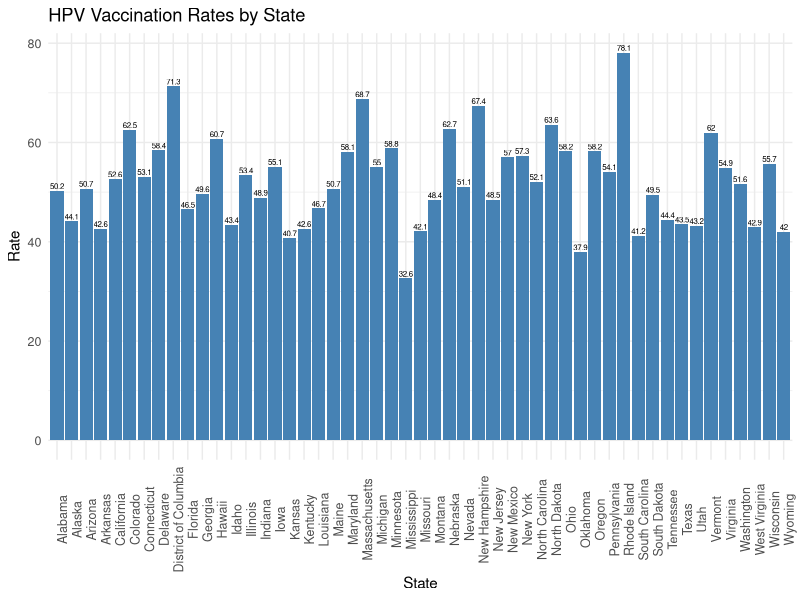
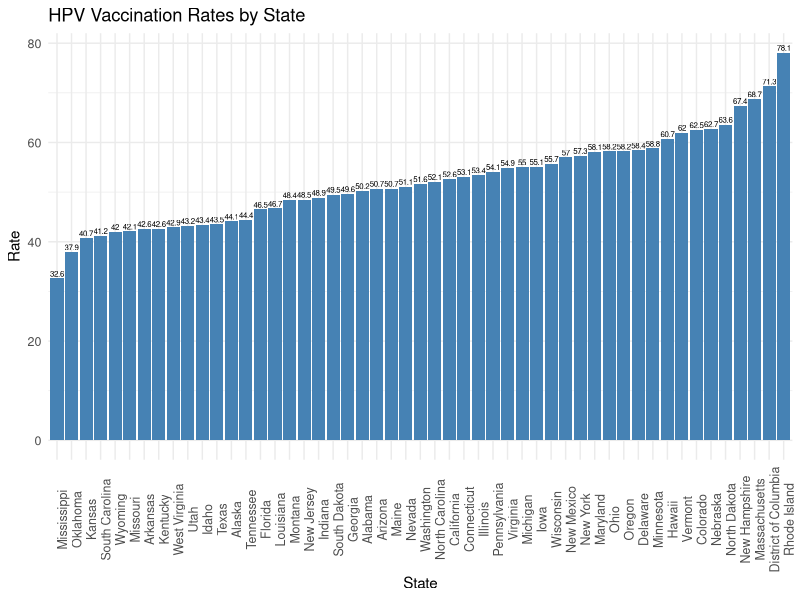
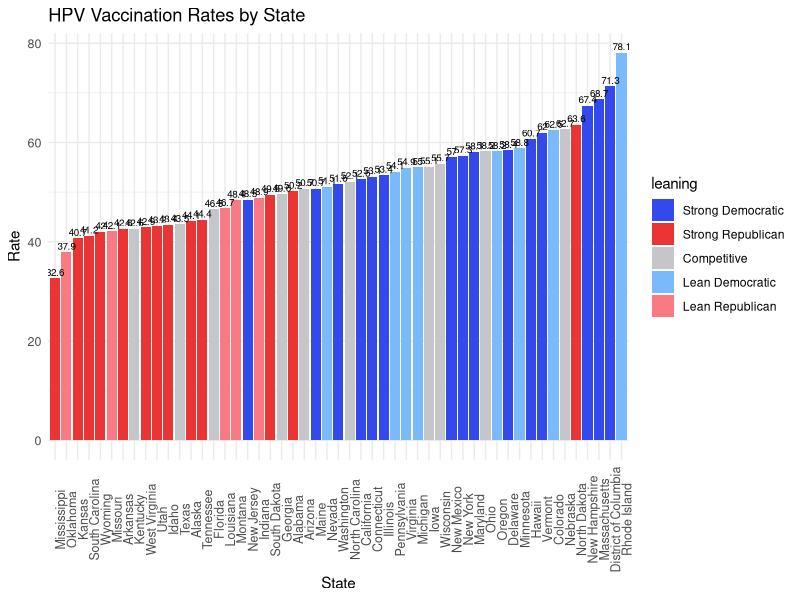
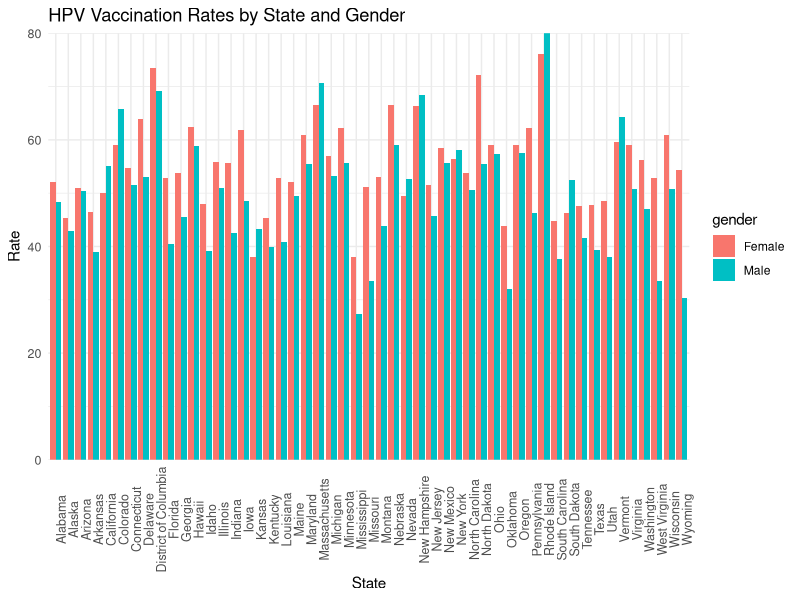
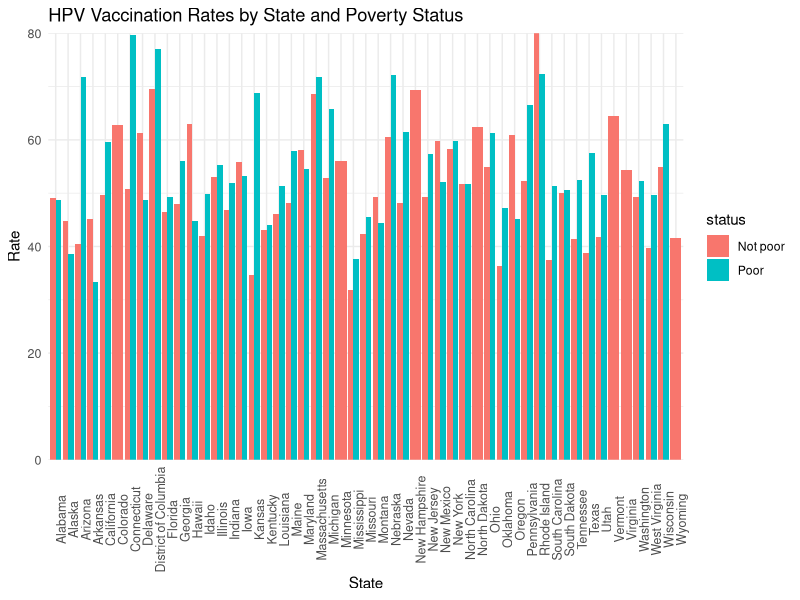

Reproduce these figures in R, in order.
## ---- chunk 1
knitr::opts_chunk$set(echo = TRUE)
## ---- chunk 2
library(tidyverse)
library(tidyr)
# any other libraries you want to load
## ---- chunk 3
## If you wanted to read in the full data set and name the columns in a useful way:
## for each rate, you want two columns: 2018 and SAMPLE SIZE
## you need to pull these columns, and then rename them in a useful way
## Right now, they have names like 2018, 2018_1, 2018_2...2018_35 and SAMPLE SIZE, SAMPLE SIZE_1, ... SAMPLE SIZE_35
HPV_data <- read_csv("HPV_CONDENSED.csv", skip=2)

HPV_rates <- HPV_data %>% select("Names", matches("2018"))
HPV_size <- HPV_data %>% select("Names", matches("SAMPLE SIZE"))


## from this, you can see that there are 12 different groupings of the variables Age, Poverty, Race/Ethnicity and Urbanicity: by Males and Females, Females alone, and Males alone
HPV_head1<- read_csv("HPV_CONDENSED.csv", n_max=1, col_names=FALSE)
# HPV_head1<-HPV_head1[1,][!is.na(HPV_head1[1,])]
HPV_head1 <- HPV_head1[,colSums(is.na(HPV_head1))<nrow(HPV_head1)]
## For example, you can get the first pieces using:
paste(rep(c("MF", "F", "M"), each=4), gsub(".*\\ ", "", HPV_head1), sep=".")

## from this, you can see that there are 36 total gender/variable groups
HPV_head2<- read_csv("HPV_CONDENSED.csv", skip=1, n_max=1, col_names=FALSE)
# HPV_head2<-HPV_head2[1,][!is.na(HPV_head2[1,])]
HPV_head2 <- HPV_head2[,colSums(is.na(HPV_head2))<nrow(HPV_head2)]

# remove spaces
gsub("\\ ", "", HPV_head2)

## create column names
## we want to appropriately replace column names to get, for example: MF.Age.13-17Years.Rate, MF.Poverty.AtOrAbove.Rate, MF.Poverty.Below....

colnames(HPV_rates)<- c("state", paste(rep(paste(rep(c("MF", "F", "M"), each=4), gsub(".*\\ ", "", HPV_head1), sep="."), times=rep(c(1,3,5,3), times=3)), gsub("\\ ", "", HPV_head2), "Rate", sep="."))

colnames(HPV_size)<- c("state", paste(rep(paste(rep(c("MF", "F", "M"), each=4), gsub(".*\\ ", "", HPV_head1), sep="."), times=rep(c(1,3,5,3), times=3)), gsub("\\ ", "", HPV_head2), "SampleSize", sep="."))

HPV_data <- HPV_rates %>% left_join(HPV_size)

## ---- chunk 4
## MAT: here is another version of the code to just pull the 13-17 M/F results. You will want the sample size for modeling.


HPV_data = HPV_data[-c(52,53,54,55),]
# HPV_data<- HPV_data %>% select(state=Names, MF.Age.13to17Years.Rate = `2018`, MF.Age.13to17Years.SampleSize=`SAMPLE SIZE`)
# HPV_data <- HPV_data %>% mutate(state=toupper(state))


politics_data <- read_csv("leanings detailed.csv", col_names=FALSE)
politics_data <- politics_data %>% select(state=X1, leaning=X3, demAdv=X2) 

HPV_data <- HPV_data %>% left_join(politics_data, by="state")

## ---- chunk 5
MFagePlot <- ggplot(HPV_data, aes(x=state, y=`MF.Age.13-17Years.Rate`)) +
  geom_bar(stat="identity",  fill="steelblue") +
  theme_minimal() + 
  geom_text(aes(label=`MF.Age.13-17Years.Rate`), vjust=-0.3, size=2) + 
  theme(axis.text.x = element_text(size=9, angle=90),
        axis.text.y = element_text(size=9)) +
  labs(title = "HPV Vaccination Rates by State", x = "State", y = "Rate") 

MFagePlot
## ---- chunk 6
HPV_data$stateSort <- factor(HPV_data$state, levels = HPV_data$state[order(HPV_data$`MF.Age.13-17Years.Rate`)])

# palette
pal <- c(
  "Strong Democratic" = "#3449eb",
  "Strong Republican" = "#eb3434",
  "Competitive" = "#c5c6c9",
  "Lean Democratic" = "#7abafa",
  "Lean Republican" = "#fa7a83"
)

MFsortedPlot <- ggplot(HPV_data, aes(x=stateSort, y=`MF.Age.13-17Years.Rate`)) +
  geom_bar(stat="identity",  fill="steelblue") +
  theme_minimal() + 
  geom_text(aes(label=`MF.Age.13-17Years.Rate`), vjust=-0.3, size=2) + 
  theme(axis.text.x = element_text(size=9, angle=90),
        axis.text.y = element_text(size=9)) +
  labs(title = "HPV Vaccination Rates by State", x = "State", y = "Rate") + 
  scale_fill_manual(
    values = pal,
    limits = names(pal)
  )

MFsortedPoliticsPlot <- ggplot(HPV_data, aes(x=stateSort, y=`MF.Age.13-17Years.Rate`, fill=leaning)) +
  geom_bar(stat="identity") +
  theme_minimal() + 
  geom_text(aes(label=`MF.Age.13-17Years.Rate`), vjust=-0.3, size=2.5) + 
  theme(axis.text.x = element_text(size=9, angle=90),
        axis.text.y = element_text(size=9)) +
  labs(title = "HPV Vaccination Rates by State", x = "State", y = "Rate") + 
  scale_fill_manual(
    values = pal,
    limits = names(pal)
  )

MFsortedPlot
MFsortedPoliticsPlot
## ---- chunk 7
# male rates()
male <- HPV_data %>%
  transmute(state, 
            rate = `M.Age.13-17Years.Rate`, 
            gender = "Male")
# female rates
female <- HPV_data %>%
  transmute(state, 
            rate = `F.Age.13-17Years.Rate`, 
            gender = "Female") 
gender_rates <- rbind(male, female)

# HPV_data %>%
#   count(`F.Age.13-17Years.Rate`,`M.Age.13-17Years.Rate`) %>%
#   group_by() %>%
#   mutate(prop = n/sum(n), N=sum(n)) %>%
#   ungroup()

genderPlot <- ggplot(gender_rates) + 
  geom_bar(aes(x=state, y=rate, fill=gender), stat="identity", position="dodge") +
  theme_minimal() + 
  theme(axis.text.x = element_text(size=9, angle=90),
        axis.text.y = element_text(size=9)) +
  labs(title = "HPV Vaccination Rates by State and Gender", x = "State", y = "Rate") +
  scale_y_continuous("Rate", expand = c(0, 0)) +
  scale_x_discrete("State") 
  # scale_fill_manual(values = c("#468189", "#9DBEBB"))

genderPlot
## ---- chunk 8
# above poverty rates()
notPoor <- HPV_data %>%
  transmute(state, 
            rate = `MF.Poverty.LivingAtorAbovePoverty.Rate`, 
            status = "Not poor")
# below poverty rates
poor <- HPV_data %>%
  transmute(state, 
            rate = `MF.Poverty.LivingBelowPoverty.Rate`, 
            status = "Poor") 
poverty_rates <- rbind(notPoor, poor)


# select only states with complete data
poverty_rates <- drop_na(poverty_rates)

# HPV_data %>%
#   count(`F.Age.13-17Years.Rate`,`M.Age.13-17Years.Rate`) %>%
#   group_by() %>%
#   mutate(prop = n/sum(n), N=sum(n)) %>%
#   ungroup()

povertyPlot <- ggplot(poverty_rates) + 
  geom_bar(aes(x=state, y=rate, fill=status), stat="identity", position="dodge") +
  theme_minimal() + 
  theme(axis.text.x = element_text(size=9, angle=90),
        axis.text.y = element_text(size=9)) +
  labs(title = "HPV Vaccination Rates by State and Poverty Status", x = "State", y = "Rate") +
  scale_y_continuous("Rate", expand = c(0, 0)) +
  scale_x_discrete("State") 
  # scale_fill_manual(values = c("#468189", "#9DBEBB"))

povertyPlot
## ---- chunk 9
HPV_data <- HPV_data %>% mutate(numMF = `MF.Age.13-17Years.Rate`*`MF.Age.13-17Years.SampleSize`)
HPV_data <- HPV_data %>% mutate(numF = `F.Age.13-17Years.Rate`*`F.Age.13-17Years.SampleSize`)

model_1 = glm(numMF ~ numF, data=HPV_data, offset=log(`MF.Age.13-17Years.SampleSize`), family=poisson(link="log"))
summary(model_1)

exp(model_1$coefficients)
exp(confint.default(model_1))

